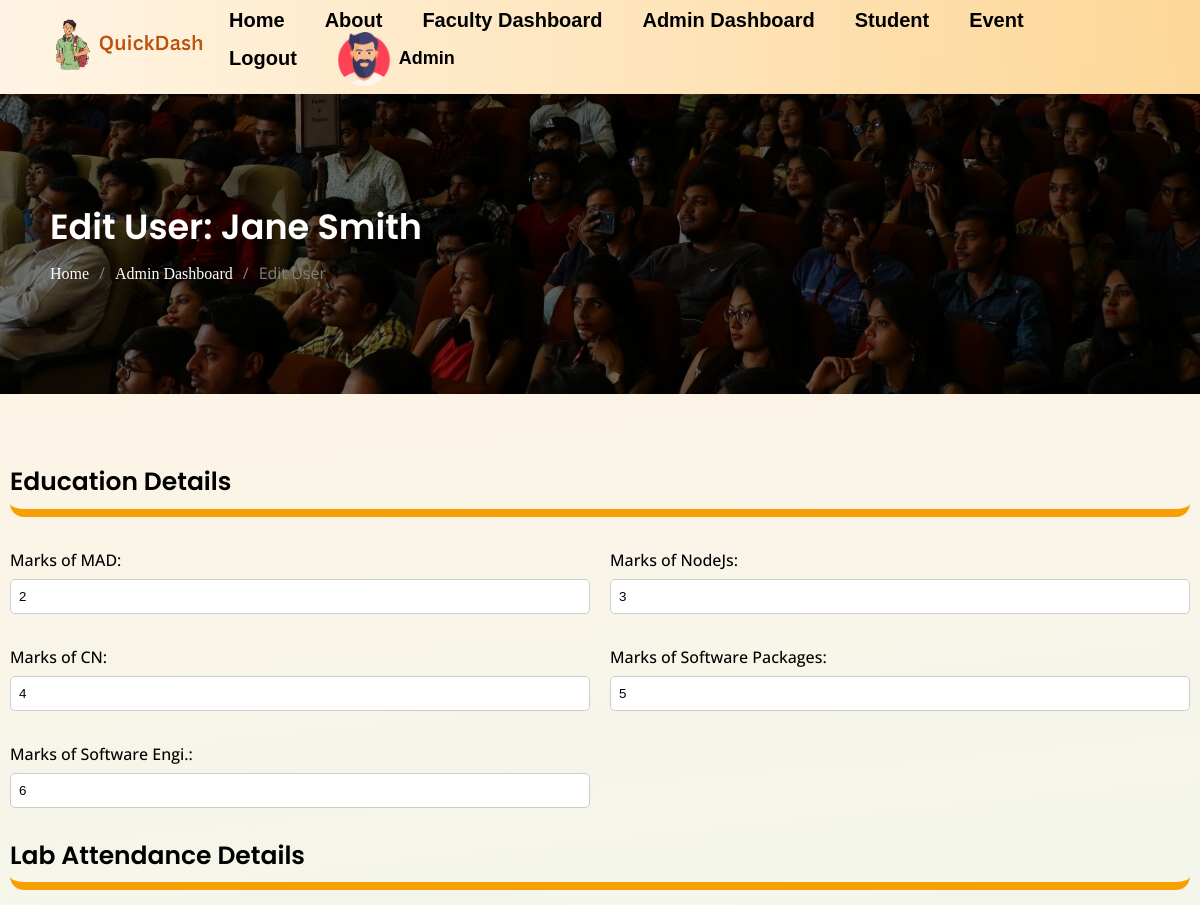
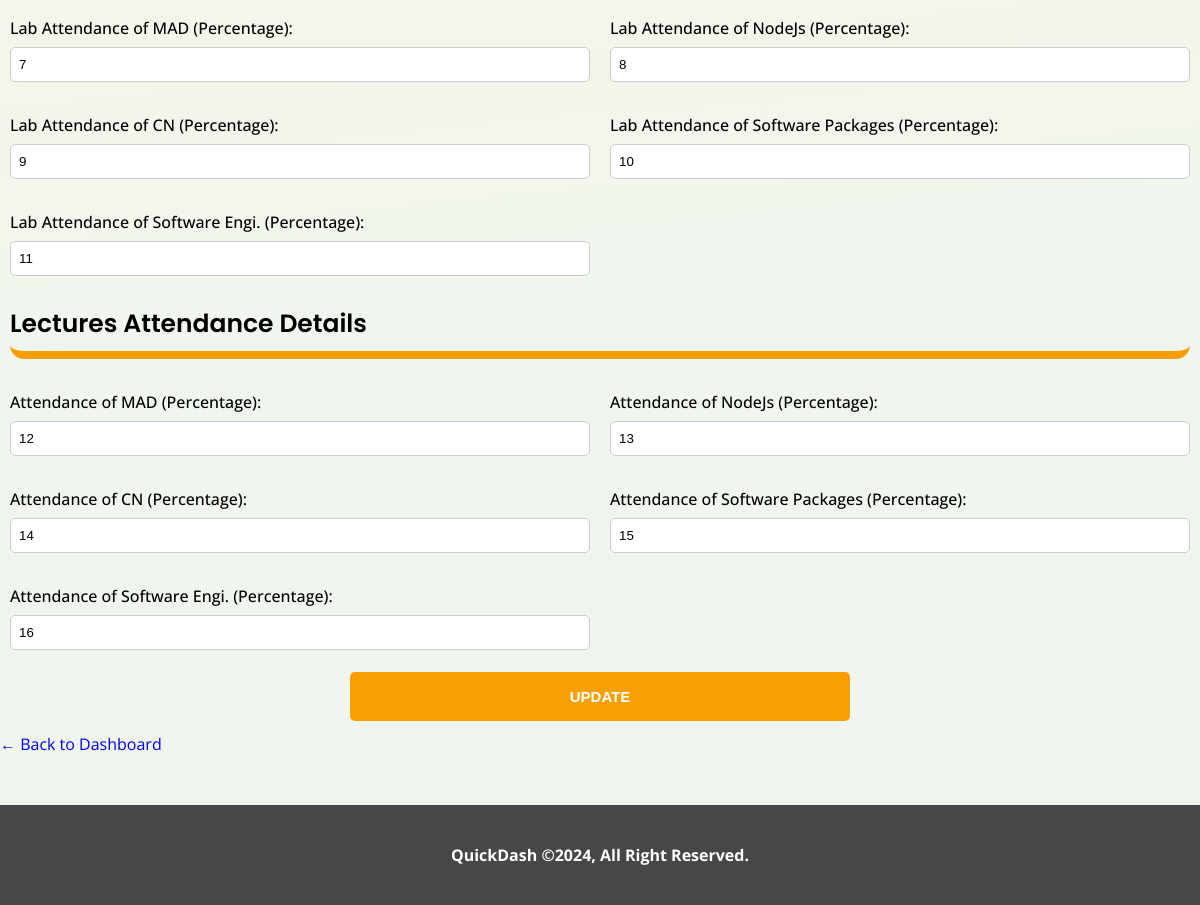
The app's page /attandance_marks_update.php?id=2 (signed in) with its own data (2 pictures, top to bottom).
### tables this page shows
CREATE TABLE `users` (
  `id` int(11) NOT NULL,
  `first_name` varchar(255) DEFAULT NULL,
  `last_name` varchar(255) DEFAULT NULL,
  `name` varchar(255) NOT NULL,
  `email` varchar(255) NOT NULL,
  `password` varchar(255) NOT NULL,
  `address` varchar(255) NOT NULL,
  `phone_number` varchar(15) DEFAULT NULL,
  `enrollment_number` varchar(20) NOT NULL,
  `accommodation` enum('hosteller','traveller') NOT NULL,
  `current_semester` varchar(50) NOT NULL,
  `marks_mad` int(11) NOT NULL,
  `marks_nodejs` int(11) NOT NULL,
  `marks_cn` int(11) NOT NULL,
  `marks_software_packages` int(11) NOT NULL,
  `marks_software_engi` int(11) NOT NULL,
  `join_date` date DEFAULT NULL,
  `class_batch` varchar(20) DEFAULT NULL,
  `current_degree` varchar(50) DEFAULT NULL,
  `lab_attendance_mad` int(11) DEFAULT NULL,
  `lab_attendance_nodejs` int(11) DEFAULT NULL,
  `lab_attendance_cn` int(11) DEFAULT NULL,
  `lab_attendance_software_packages` int(11) DEFAULT NULL,
  `lab_attendance_software_engi` int(11) DEFAULT NULL,
  `lec_attendance_mad` int(11) DEFAULT NULL,
  `lec_attendance_nodejs` int(11) DEFAULT NULL,
  `lec_attendance_cn` int(11) DEFAULT NULL,
  `lec_attendance_software_packages` int(11) DEFAULT NULL,
  `lec_attendance_software_engi` int(11) DEFAULT NULL,
  `is_admin` tinyint(1) DEFAULT 0
);

### attandance_marks_update.php (the view, shortened to what this page needs)
<?php
include 'db_config.php';
$userID = isset($_GET['id']) ? $_GET['id'] : null;
try {
    $stmt = $conn->prepare("SELECT * FROM users WHERE id = ?");
    $stmt->bind_param("i", $userID);
    $stmt->execute();
    $result = $stmt->get_result();
    if ($user = $result->fetch_assoc()) {
        include 'header.php';
        ?>
        <main class="site-main dashboard-page admin-dash">
            <div class="site-content-inner">
                <div class="page-content-in">
                    <div class="page-headings" style="background-image:url('assets/images/banner.jpg');">
                        <div class="container">
                            <h2>Edit User: <?php echo $user['name']; ?>
                            </h2>
                            <div class="breadcrumb-list">
                                <ul>
                                    <li><a href="<?php echo $home_url; ?>">Home</a></li>
                                    <li><span> / </span></li>
                                    <li><a href="<?php echo $home_url; ?>/student_dash.php">Admin Dashboard</a></li>
                                    <li><span> / </span></li>
                                    <li>Edit User</li>
                                </ul>
                            </div>
                        </div>
                    </div>
                    <div class="container edit-dash">
                        <form action="edit_user.php?id=<?php echo $userID; ?>" method="post">
                            <div class="rows head-rows">
                                <div class="cols-50">
                                    <h3>Education Details</h3>
                                </div>
                            </div>
                            <div class="rows">
                                <div class="cols-50">
                                    <label for="marks_mad">Marks of MAD:</label>
                                    <input type="number" name="marks_mad" value="<?php echo $user['marks_mad']; ?>" required>
                                </div>
                                <div class="cols-50">
                                    <label for="marks_nodejs">Marks of NodeJs:</label>
                                    <input type="number" name="marks_nodejs" value="<?php echo $user['marks_nodejs']; ?>"
                                        required>
                                </div>
                            </div>
                            <div class="rows">
                                <div class="cols-50">
                                    <label for="marks_cn">Marks of CN:</label>
                                    <input type="number" name="marks_cn" value="<?php echo $user['marks_cn']; ?>" required>
                                </div>
                                <div class="cols-50">
                                    <label for="marks_software_packages">Marks of Software Packages:</label>
                                    <input type="number" name="marks_software_packages"
                                        value="<?php echo $user['marks_software_packages']; ?>" required>
                                </div>
                            </div>
                            <div class="rows">
                                <div class="cols-50">
                                    <label for="marks_software_engi">Marks of Software Engi.:</label>
                                    <input type="number" name="marks_software_engi"
                                        value="<?php echo $user['marks_software_engi']; ?>" required>
                                </div>
                            </div>
                            <div class="rows head-rows">
                                <div class="cols-50">
                                    <h3>Lab Attendance Details</h3>
                                </div>
                            </div>
                            <div class="rows">
                                <div class="cols-50">
                                    <label for="lab_attendance_mad">Lab Attendance of MAD (Percentage):</label>
                                    <input type="number" name="lab_attendance_mad"
                                        value="<?php echo $user['lab_attendance_mad']; ?>" required>
                                </div>
                                <div class="cols-50">
                                    <label for="lab_attendance_nodejs">Lab Attendance of NodeJs (Percentage):</label>
                                    <input type="number" name="lab_attendance_nodejs"
                                        value="<?php echo $user['lab_attendance_nodejs']; ?>" required>
                                </div>
                            </div>
                            <div class="rows">
                                <div class="cols-50">
                                    <label for="lab_attendance_cn">Lab Attendance of CN (Percentage):</label>
                                    <input type="number" name="lab_attendance_cn"
                                        value="<?php echo $user['lab_attendance_cn']; ?>" required>
                                </div>
                                <div class="cols-50">
                                    <label for="lab_attendance_software_packages">Lab Attendance of Software Packages
                                        (Percentage):</label>
                                    <input type="number" name="lab_attendance_software_packages"
                                        value="<?php echo $user['lab_attendance_software_packages']; ?>" required>
                                </div>
                            </div>
                            <div class="rows">
                                <div class="cols-50">
                                    <label for="lab_attendance_software_engi">Lab Attendance of Software Engi.
                                        (Percentage):</label>
                                    <input type="number" name="lab_attendance_software_engi"
                                        value="<?php echo $user['lab_attendance_software_engi']; ?>" required>
                                </div>
                            </div>
                            <div class="rows head-rows">
                                <div class="cols-50">
                                    <h3>Lectures Attendance Details</h3>
                                </div>
                            </div>
                            <div class="rows">
                                <div class="cols-50">
                                    <label for="lec_attendance_mad">Attendance of MAD (Percentage):</label>
                                    <input type="number" name="lec_attendance_mad"
                                        value="<?php echo $user['lec_attendance_mad']; ?>" required>
                                </div>
                                <div class="cols-50">
                                    <label for="lec_attendance_nodejs">Attendance of NodeJs (Percentage):</label>
                                    <input type="number" name="lec_attendance_nodejs"
                                        value="<?php echo $user['lec_attendance_nodejs']; ?>" required>
                                </div>
                            </div>
                            <div class="rows">
                                <div class="cols-50">
                                    <label for="lec_attendance_cn">Attendance of CN (Percentage):</label>
                                    <input type="number" name="lec_attendance_cn"
                                        value="<?php echo $user['lec_attendance_cn']; ?>" required>
                                </div>
                                <div class="cols-50">
                                    <label for="lec_attendance_software_packages">Attendance of Software Packages
                                        (Percentage):</label>
                                    <input type="number" name="lec_attendance_software_packages"
                                        value="<?php echo $user['lec_attendance_software_packages']; ?>" required>
                                </div>
                            </div>
                            <div class="rows">
                                <div class="cols-50">
                                    <label for="lec_attendance_software_engi">Attendance of Software Engi. (Percentage):</label>
                                    <input type="number" name="lec_attendance_software_engi"
                                        value="<?php echo $user['lec_attendance_software_engi']; ?>" required>
                                </div>
                            </div>
                            <div class="rows submt-rows">
                                <input type="submit" value="Update">
                            </div>
                        </form>
                        <a href="<?php echo $home_url; ?>/faculty_dashboard.php"> ← Back to Dashboard</a>
                    </div>
                </div>
            </div>
        </main>
        <?php include 'footer.php'; ?>
    <?php
    } else {
        echo "User not found.";
    }
} catch (Exception $e) {
    echo "Error: " . $e->getMessage();
}
?>

### header.php (shortened to what this page needs)
<?php
$protocol = isset($_SERVER['HTTPS']) && $_SERVER['HTTPS'] === 'on' ? 'https' : 'http';
$host = $_SERVER['HTTP_HOST'];
$script = $_SERVER['SCRIPT_NAME'];
$home_url = $protocol . '://' . $host . dirname($script) . '/';
include 'db_config.php';
function getUserData($userId, $conn)
{
    $stmt = $conn->prepare("SELECT first_name, is_admin FROM users WHERE id = ?");
    $stmt->bind_param("i", $userId);
    $stmt->execute();
    $stmt->bind_result($userName, $isAdmin);
    if ($stmt->fetch()) {
        return ['first_name' => $userName, 'is_admin' => $isAdmin];
    } else {
        return false;
    }
}
$userData = isset($_SESSION['user_id']) ? getUserData($_SESSION['user_id'], $conn) : false;
$userName = $userData ? $userData['first_name'] : false;
$isUserAdmin = $userData ? $userData['is_admin'] : false;
?>
<!DOCTYPE html>
<html>
<head>
    <link rel="stylesheet" type="text/css" href="https://cdn.datatables.net/1.10.9/css/jquery.dataTables.min.css">
    <link rel="stylesheet" href="assets/css/main.css">
    <link rel="stylesheet" href="assets/css/responsive.css">
</head>
<body>
    <header>
        <div class="container">
            <div class="header-inner">
                <div class="header-logo">
                    <a href="<?php echo $home_url; ?>"><img src="assets/images/logo.png"></a>
                </div>
                <div class="header-menu">
                    <nav>
                        <ul>
                            <li><a href="<?php echo $home_url; ?>">Home</a></li>
                            <li><a href="<?php echo $home_url; ?>/about.php">About</a></li>
                            <?php if (isset($_SESSION['user_id'])) { ?>
                                <?php if ($isUserAdmin) { ?>
                                    <li><a href="<?php echo $home_url; ?>/faculty_dashboard.php">Faculty Dashboard</a></li>
                                    <li><a href="<?php echo $home_url; ?>/admin_dashboard.php">Admin Dashboard</a></li>
                                    <li><a href="<?php echo $home_url; ?>/student_dash.php">Student</a></li>
                                    <li><a href="<?php echo $home_url; ?>/event_add.php">Event</a></li>
                                <?php } else { ?>
                                    <li><a href="<?php echo $home_url; ?>/dashboard.php">Dashboard</a></li>
                                    <li><a href="<?php echo $home_url; ?>/event_detail.php">Event</a></li>
                                <?php } ?>
                                <li><a href="<?php echo $home_url; ?>/logout.php">Logout</a></li>
                                <?php if ($userName) { ?>
                                    <li class="profile-name-head">
                                        <a
                                            href="<?php echo $isUserAdmin ? $home_url . '/admin_dashboard.php' : $home_url . '/dashboard.php'; ?>">
                                            <img src="assets/images/man.png">
                                            <span>
                                                <?php echo $userName; ?>
                                            </span>
                                        </a>
                                    </li>
                                <?php } ?>
                            <?php } else { ?>
                                <li><a href="<?php echo $home_url; ?>/login.php">Login</a></li>
                            <?php } ?>
                        </ul>
                    </nav>
                </div>
            </div>
        </div>
    </header>
</body>
</html>

### records on screen
users: first_name "Admin"
users: name "Jane Smith", marks_mad "2", marks_nodejs "3", marks_cn "4", marks_software_packages "5", marks_software_engi "6", lab_attendance_mad "7", lab_attendance_nodejs "8", lab_attendance_cn "9", lab_attendance_software_packages "10", lab_attendance_software_engi "11", lec_attendance_mad "12", lec_attendance_nodejs "13", lec_attendance_cn "14", lec_attendance_software_packages "15", lec_attendance_software_engi "16"
